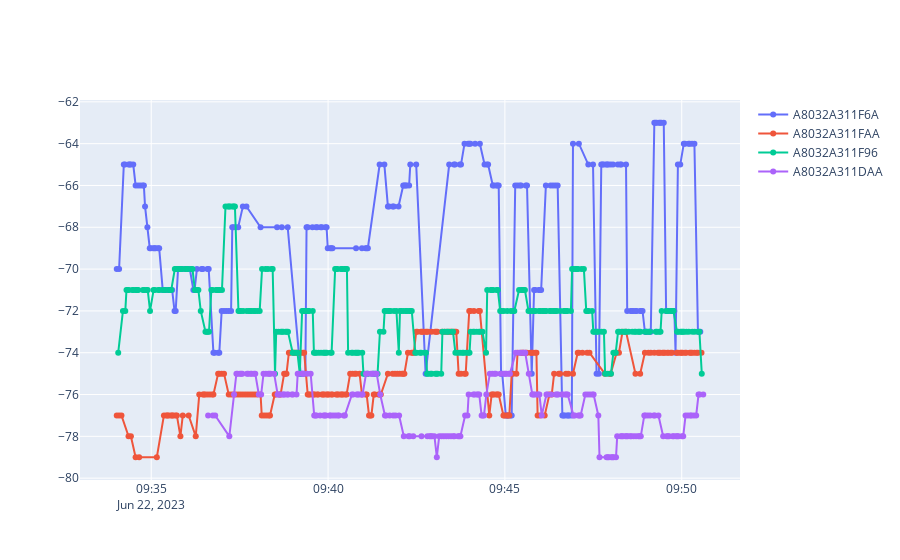

Notebook source saved alongside this figure:
### Code cell
rssi_viewer(rssi_df)

### Figure 1 — Plotly figure (JSON) as saved in the notebook; plotly's stock layout.template omitted (floating-point values rounded to 4 significant figures; data arrays with more than 128 entries replaced by an {"elided": "..."} marker saying what was removed)
{"data": [{"mode": "lines+markers", "name": "A8032A311F6A", "type": "scatter", "x": {"elided": "205 str values"}, "y": {"elided": "205 int values"}}, {"mode": "lines+markers", "name": "A8032A311FAA", "type": "scatter", "x": {"elided": "229 str values"}, "y": {"elided": "229 int values"}}, {"mode": "lines+markers", "name": "A8032A311F96", "type": "scatter", "x": {"elided": "289 str values"}, "y": {"elided": "289 int values"}}, {"mode": "lines+markers", "name": "A8032A311DAA", "type": "scatter", "x": {"elided": "206 str values"}, "y": {"elided": "206 int values"}}], "layout": {}}
